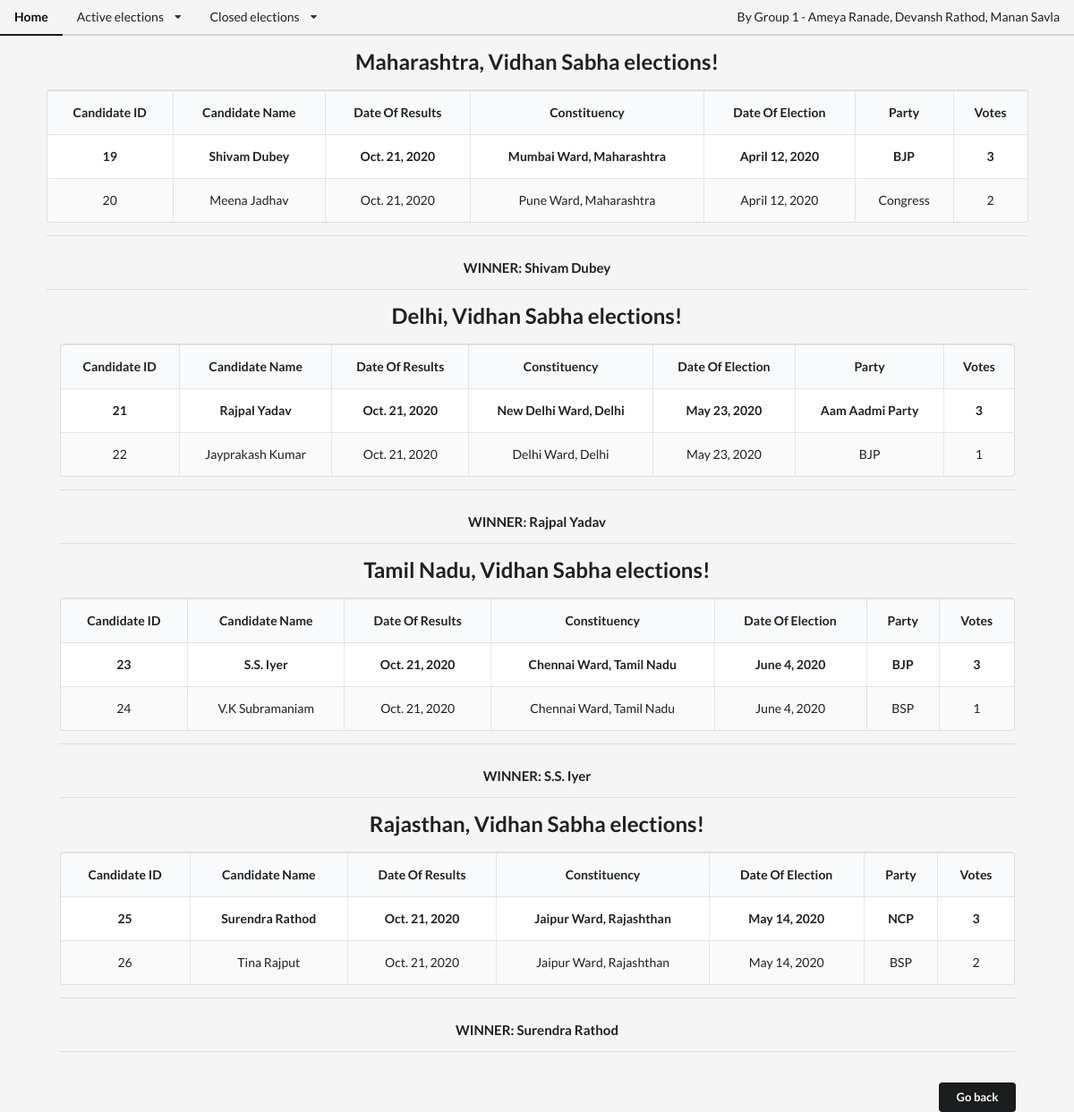
Page /results/vidhansabha on the committed database.
### Election/models.py (models this page shows, shortened)
class Election_Result(models.Model):
    date_of_result = models.DateField()
    vote_count = models.IntegerField()
    c_id = models.ForeignKey(Candidate, on_delete = models.CASCADE)
    e_id = models.ForeignKey(Election, on_delete = models.CASCADE)

class Candidate(models.Model):
    c_id = models.IntegerField(primary_key = True)
    name = models.CharField(max_length = 20, blank=True)
    age = models.IntegerField()
    sex = models.CharField(max_length = 1)
    m_status = models.CharField(max_length = 1)
    consti_id = models.ForeignKey(Constituency, on_delete = models.CASCADE)
    e_id = models.ForeignKey(Election, on_delete = models.CASCADE)
    p_id = models.ForeignKey(Party, on_delete = models.CASCADE)

class Constituency(models.Model):
    consti_id = models.IntegerField(primary_key = True)
    ward = models.CharField(max_length = 20, blank=True)
    state = models.CharField(max_length = 20, blank=True)

class Election(models.Model):
    e_id = models.IntegerField(primary_key = True)
    state = models.CharField(max_length = 20, blank=True)
    date_of_elections = models.DateField()
    purpose = models.CharField(max_length = 25, blank=True)

class Party(models.Model):
    p_id = models.IntegerField(primary_key = True)
    party_name = models.CharField(max_length = 20, blank=True)
    symbol = models.CharField(max_length = 20, blank=True)

### Election/views.py (the view)
# urls.py: path('results/vidhansabha', ResultVSView.as_view(), name = 'results_vs_view'),
class ResultVSView(ListView):
	model = Election_Result
	template_name = 'vs_results.html'
	def get_context_data(self, *args, **kwargs):
		results = Election_Result.objects.all()
		context = super(ResultVSView, self).get_context_data(*args, **kwargs)
		context["results"] = results
		return context

### Election/templates/vs_results.html
{% extends 'base.html' %}
{% block content %}
    <div class="ui container text-center">
        <h2 style="margin-top: 10px;"> Maharashtra, Vidhan Sabha elections! </h2>
    </div>
    <div style="margin-top: 15px;" class="ui container text-center">
        <table class="ui celled padded striped table text-center" style="width: 100%; padding: 0%;">
        <thead>
            <th> Candidate ID </th>
            <th> Candidate Name </th>
            <th> Date Of Results </th>
            <th> Constituency </th>
            <th> Date Of Election </th>
            <th> Party </th>
            <th> Votes </th>
        </thead>
        {% for result in results %}
            {% if result.e_id.e_id == 7 %}
                <tr>
                    {% if result.vote_count > 2 %}
                            <td> <strong> {{ result.c_id.c_id }} </strong></td>
                            <td> <strong> {{ result.c_id.name }} </strong></td>
                            <td> <strong> {{ result.date_of_result }} </strong></td>
                            <td> <strong> {{ result.c_id.consti_id.ward }}, {{ result.c_id.consti_id.state }}</strong> </td>
                            <td> <strong> {{ result.e_id.date_of_elections }} </strong> </td>
                            <td> <strong> {{ result.c_id.p_id.party_name }}</strong> </td>
                            <td> <strong> {{ result.vote_count }} </strong> </td>
                        {% else %}
                            <td> {{ result.c_id.c_id }} </td>
                            <td> {{ result.c_id.name }} </td>
                            <td> {{ result.date_of_result }} </td>
                            <td> {{ result.c_id.consti_id.ward }}, {{ result.c_id.consti_id.state }} </td>
                            <td> {{ result.e_id.date_of_elections }} </td>
                            <td> {{ result.c_id.p_id.party_name }} </td>
                            <td> {{ result.vote_count }} </td>
                        {% endif %}
                </tr>
            {% endif %}
        {% endfor %}
    </table>
    <hr>
        {% for result in results %}
            {% if result.e_id.e_id == 7 and result.vote_count > 2 %}
                <h4> WINNER: {{ result.c_id.name }} </h4>
            {% endif %}
        {% endfor %}
        <hr>
    <div class="ui container text-center">
        <h2 style="margin-top: 10px;"> Delhi, Vidhan Sabha elections! </h2>
    </div>
    <div style="margin-top: 15px;" class="ui container text-center">
        <table class="ui celled padded striped table text-center" style="width: 100%; padding: 0%;">
            <thead>
                <th> Candidate ID </th>
                <th> Candidate Name </th>
                <th> Date Of Results </th>
                <th> Constituency </th>
                <th> Date Of Election </th>
                <th> Party </th>
                <th> Votes </th>
            </thead>
            {% for result in results %}
                {% if result.e_id.e_id == 8 %}
                    <tr>
                        {% if result.vote_count > 2 %}
                            <td> <strong> {{ result.c_id.c_id }} </strong></td>
                            <td> <strong> {{ result.c_id.name }} </strong></td>
                            <td> <strong> {{ result.date_of_result }} </strong></td>
                            <td> <strong> {{ result.c_id.consti_id.ward }}, {{ result.c_id.consti_id.state }}</strong> </td>
                            <td> <strong> {{ result.e_id.date_of_elections }} </strong> </td>
                            <td> <strong> {{ result.c_id.p_id.party_name }}</strong> </td>
                            <td> <strong> {{ result.vote_count }} </strong> </td>
                        {% else %}
                            <td> {{ result.c_id.c_id }} </td>
                            <td> {{ result.c_id.name }} </td>
                            <td> {{ result.date_of_result }} </td>
                            <td> {{ result.c_id.consti_id.ward }}, {{ result.c_id.consti_id.state }} </td>
                            <td> {{ result.e_id.date_of_elections }} </td>
                            <td> {{ result.c_id.p_id.party_name }} </td>
                            <td> {{ result.vote_count }} </td>
                        {% endif %}
                    </tr>
                {% endif %}
            {% endfor %}
        </table>
        <hr>
        {% for result in results %}
            {% if result.e_id.e_id == 8 and result.vote_count > 2 %}
                <h4> WINNER: {{ result.c_id.name }} </h4>
            {% endif %}
        {% endfor %}
        <hr>
    </div>
    <div class="ui container text-center">
        <h2 style="margin-top: 10px;"> Tamil Nadu, Vidhan Sabha elections! </h2>
    </div>
    <div style="margin-top: 15px;" class="ui container text-center">
        <table class="ui celled padded striped table text-center" style="width: 100%; padding: 0%;">
            <thead>
                <th> Candidate ID </th>
                <th> Candidate Name </th>
                <th> Date Of Results </th>
                <th> Constituency </th>
                <th> Date Of Election </th>
                <th> Party </th>
                <th> Votes </th>
            </thead>
            {% for result in results %}
                {% if result.e_id.e_id == 9 %}
                    <tr>
                        {% if result.vote_count > 2 %}
                            <td> <strong> {{ result.c_id.c_id }} </strong></td>
                            <td> <strong> {{ result.c_id.name }} </strong></td>
                            <td> <strong> {{ result.date_of_result }} </strong></td>
                            <td> <strong> {{ result.c_id.consti_id.ward }}, {{ result.c_id.consti_id.state }}</strong> </td>
                            <td> <strong> {{ result.e_id.date_of_elections }} </strong> </td>
                            <td> <strong> {{ result.c_id.p_id.party_name }}</strong> </td>
                            <td> <strong> {{ result.vote_count }} </strong> </td>
                        {% else %}
                            <td> {{ result.c_id.c_id }} </td>
                            <td> {{ result.c_id.name }} </td>
                            <td> {{ result.date_of_result }} </td>
                            <td> {{ result.c_id.consti_id.ward }}, {{ result.c_id.consti_id.state }} </td>
                            <td> {{ result.e_id.date_of_elections }} </td>
                            <td> {{ result.c_id.p_id.party_name }} </td>
                            <td> {{ result.vote_count }} </td>
                        {% endif %}
                    </tr>
                {% endif %}
            {% endfor %}
        </table>
        <hr>
        {% for result in results %}
            {% if result.e_id.e_id == 9 and result.vote_count > 2 %}
                <h4> WINNER: {{ result.c_id.name }} </h4>
            {% endif %}
        {% endfor %}
        <hr>
    </div>
    <div class="ui container text-center">
        <h2 style="margin-top: 10px;"> Rajasthan, Vidhan Sabha elections! </h2>
    </div>
    <div style="margin-top: 15px;" class="ui container text-center">
        <table class="ui celled padded striped table text-center" style="width: 100%; padding: 0%;">
            <thead>
                <th> Candidate ID </th>
                <th> Candidate Name </th>
                <th> Date Of Results </th>
                <th> Constituency </th>
                <th> Date Of Election </th>
                <th> Party </th>
                <th> Votes </th>
            </thead>
            {% for result in results %}
                {% if result.e_id.e_id == 10 %}
                    <tr>
                        {% if result.vote_count > 2 %}
                            <td> <strong> {{ result.c_id.c_id }} </strong></td>
                            <td> <strong> {{ result.c_id.name }} </strong></td>
                            <td> <strong> {{ result.date_of_result }} </strong></td>
                            <td> <strong> {{ result.c_id.consti_id.ward }}, {{ result.c_id.consti_id.state }}</strong> </td>
                            <td> <strong> {{ result.e_id.date_of_elections }} </strong> </td>
                            <td> <strong> {{ result.c_id.p_id.party_name }}</strong> </td>
                            <td> <strong> {{ result.vote_count }} </strong> </td>
                        {% else %}
                            <td> {{ result.c_id.c_id }} </td>
                            <td> {{ result.c_id.name }} </td>
                            <td> {{ result.date_of_result }} </td>
                            <td> {{ result.c_id.consti_id.ward }}, {{ result.c_id.consti_id.state }} </td>
                            <td> {{ result.e_id.date_of_elections }} </td>
                            <td> {{ result.c_id.p_id.party_name }} </td>
                            <td> {{ result.vote_count }} </td>
                        {% endif %}
                    </tr>
                {% endif %}
            {% endfor %}
        </table>
        <hr>
        {% for result in results %}
            {% if result.e_id.e_id == 10 and result.vote_count > 2 %}
                <h4> WINNER: {{ result.c_id.name }} </h4>
            {% endif %}
        {% endfor %}
        <hr>
    </div>
    <br>
    <button class="ui small secondary button" style="margin-left: 90%;"><a href="/" style="color: white;"> Go back </a></button>
{% endblock %}

### Election/templates/base.html (style rules this page uses)
body { background-color: whitesmoke; }

### rows in the picture
Election_Result: c_id.c_id "19", c_id.name "Shivam Dubey", date_of_result "Oct. 21, 2020", c_id.consti_id.ward "Mumbai Ward", c_id.consti_id.state "Maharashtra", e_id.date_of_elections "April 12, 2020", c_id.p_id.party_name "BJP", vote_count "3"
Election_Result: c_id.c_id "20", c_id.name "Meena Jadhav", date_of_result "Oct. 21, 2020", c_id.consti_id.ward "Pune Ward", c_id.consti_id.state "Maharashtra", e_id.date_of_elections "April 12, 2020", c_id.p_id.party_name "Congress", vote_count "2"
Election_Result: c_id.c_id "21", c_id.name "Rajpal Yadav", date_of_result "Oct. 21, 2020", c_id.consti_id.ward "New Delhi Ward", c_id.consti_id.state "Delhi", e_id.date_of_elections "May 23, 2020", c_id.p_id.party_name "Aam Aadmi Party", vote_count "3"
Election_Result: c_id.c_id "22", c_id.name "Jayprakash Kumar", date_of_result "Oct. 21, 2020", c_id.consti_id.ward "Delhi Ward", c_id.consti_id.state "Delhi", e_id.date_of_elections "May 23, 2020", c_id.p_id.party_name "BJP", vote_count "1"
Election_Result: c_id.c_id "23", c_id.name "S.S. Iyer", date_of_result "Oct. 21, 2020", c_id.consti_id.ward "Chennai Ward", c_id.consti_id.state "Tamil Nadu", e_id.date_of_elections "June 4, 2020", c_id.p_id.party_name "BJP", vote_count "3"
Election_Result: c_id.c_id "24", c_id.name "V.K Subramaniam", date_of_result "Oct. 21, 2020", c_id.consti_id.ward "Chennai Ward", c_id.consti_id.state "Tamil Nadu", e_id.date_of_elections "June 4, 2020", c_id.p_id.party_name "BSP", vote_count "1"
Election_Result: c_id.c_id "25", c_id.name "Surendra Rathod", date_of_result "Oct. 21, 2020", c_id.consti_id.ward "Jaipur Ward", c_id.consti_id.state "Rajashthan", e_id.date_of_elections "May 14, 2020", c_id.p_id.party_name "NCP", vote_count "3"
Election_Result: c_id.c_id "26", c_id.name "Tina Rajput", date_of_result "Oct. 21, 2020", c_id.consti_id.ward "Jaipur Ward", c_id.consti_id.state "Rajashthan", e_id.date_of_elections "May 14, 2020", c_id.p_id.party_name "BSP", vote_count "2"
